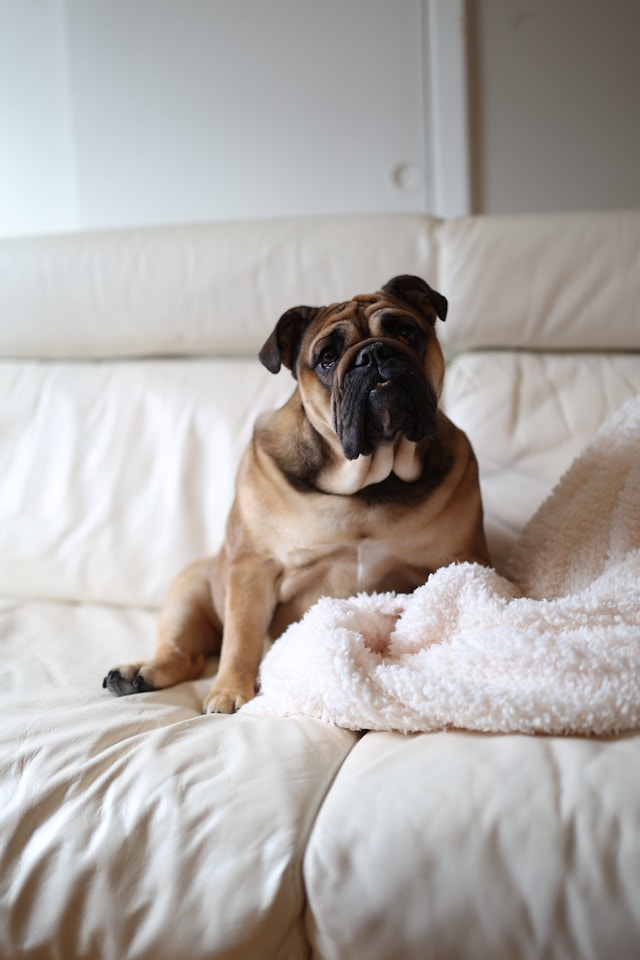
#> input picture dog.jpg, 640 x 960 px
$ python main.py
#> lines starting #> are read from the running program, lines starting #| are printed output that depends on the picture
import numpy as np
import cv2 as oc
import math

def imageWindow(asciiImage, image, gray_small):
    oc.namedWindow('ASCII Art', oc.WINDOW_NORMAL)
    oc.imshow("ASCII Art", asciiImage)

    # [5 lines of commented-out code are left out]

    oc.waitKey(0)
    oc.destroyAllWindows()


def monoChrome(image, fac):
    substitution = "Ñ@#W$9876543210?!abc "
    gray = oc.cvtColor(image, oc.COLOR_BGR2GRAY)
    gray_small = oc.resize(gray, (0, 0), fx=fac, fy=fac, interpolation=oc.INTER_AREA)
    h, w = gray_small.shape
    char_w, char_h = 10, 10
    asciiImage = np.zeros((h * char_h, w * char_w, 3), dtype=np.uint8)

    for i in range(h):
        for j in range(w):
            brightness = gray_small[i, j]
            ind = (255 - int(brightness)) * len(substitution) // 256
            char = substitution[ind]
            x, y = j * char_w, i * char_h + char_h
            oc.putText(asciiImage, char, (x, y), oc.FONT_HERSHEY_PLAIN, 1, (255, 255, 255), 1)
    oc.imwrite("asciiArt_binary.jpg", asciiImage)
    imageWindow(asciiImage, image, gray_small)\

def colourImage(image, fac):
    substitution = "Ñ@#W$9876543210?!abc"
    image_small = oc.resize(image, (0, 0), fx=fac, fy=fac, interpolation=oc.INTER_AREA)
    h, w, z = image_small.shape
    char_w, char_h = 10, 10
    asciiImage = np.ones((h * char_h, w * char_w, 3), dtype=np.uint8)

    for i in range(h):
        for j in range(w):
            brightness = (image_small[i][j][0] + image_small[i][j][1] + image_small[i][j][2])/3
            ind = (255 - int(brightness)) * len(substitution) // 256
            char = substitution[ind]
            x, y = j * char_w, i * char_h + char_h
            oc.putText(asciiImage, char, (x, y), oc.FONT_HERSHEY_PLAIN, 0.5,tuple(map(int,image_small[i,j])),1)
    oc.imwrite("asciiArt_colour.jpg", asciiImage)
    imageWindow(asciiImage, image, image_small)


image = oc.imread('dog.jpg')
#> image is the input picture: shape (960, 640, 3); mean B, G, R 166.8, 169.9, 175
colourImage(image, 0.1)
#> in colourImage, `image_small = oc.resize(image, (0, 0), fx=fac, fy=fac, interpolation=o..`:
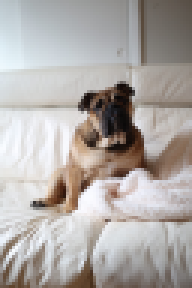
#> image_small: shape (96, 64, 3) (shown 3 times larger); mean B, G, R 166.8, 169.9, 175
#> after the loop in colourImage, `for i in range(h):`:
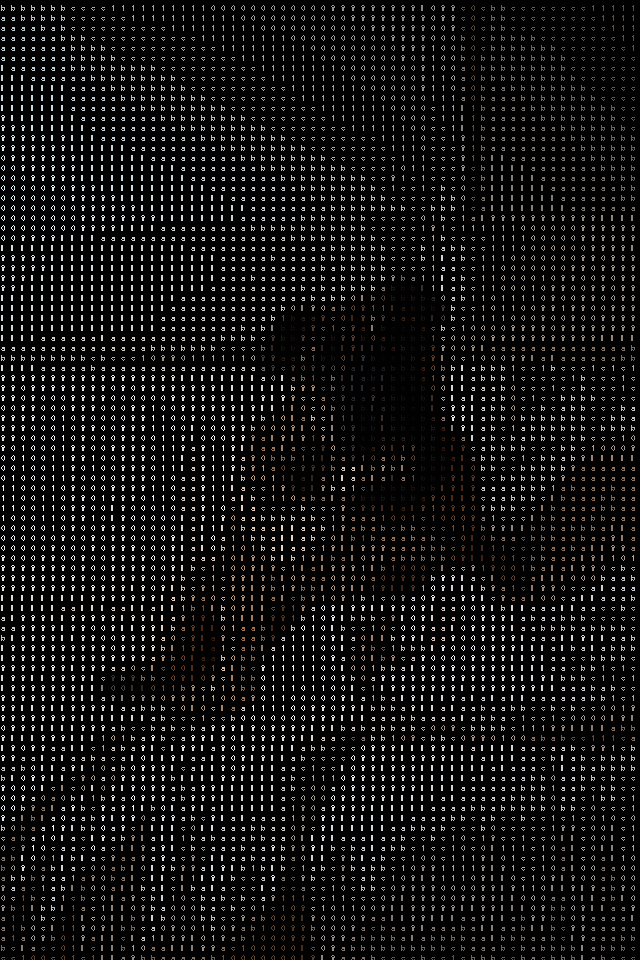
#> asciiImage: shape (960, 640, 3); mean B, G, R 19.1, 19.4, 20
monoChrome(image, 0.1)
#> in monoChrome, `gray = oc.cvtColor(image, oc.COLOR_BGR2GRAY)`:
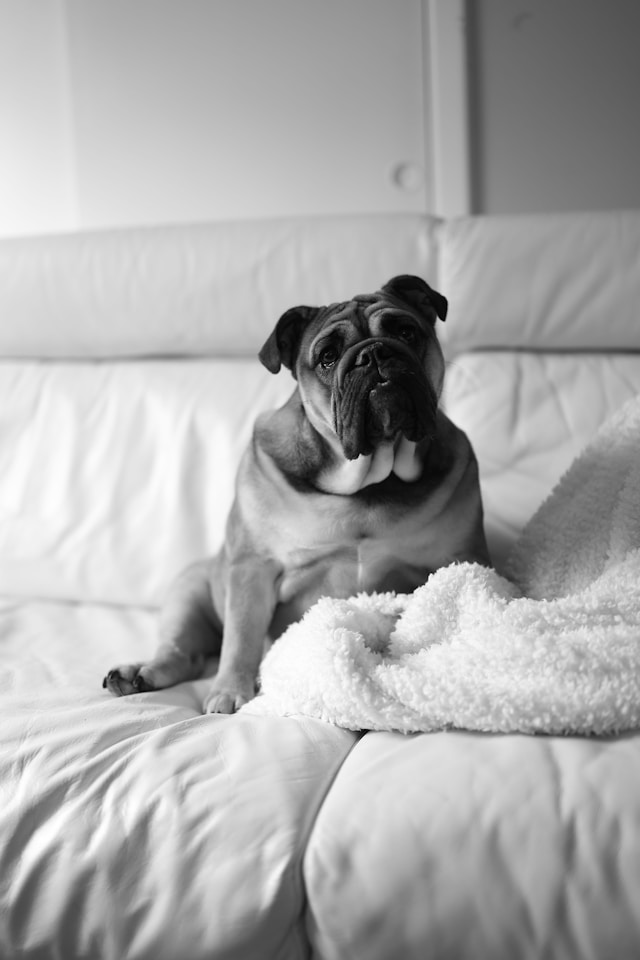
#> gray: shape (960, 640); min 0, max 255, mean 171.1
#> in monoChrome, `gray_small = oc.resize(gray, (0, 0), fx=fac, fy=fac, interpolation=oc...`:
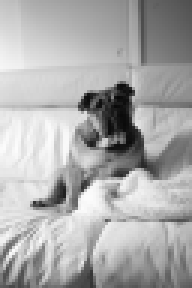
#> gray_small: shape (96, 64) (shown 3 times larger); min 8, max 252, mean 171.1
#> after the loop in monoChrome, `for i in range(h):`:
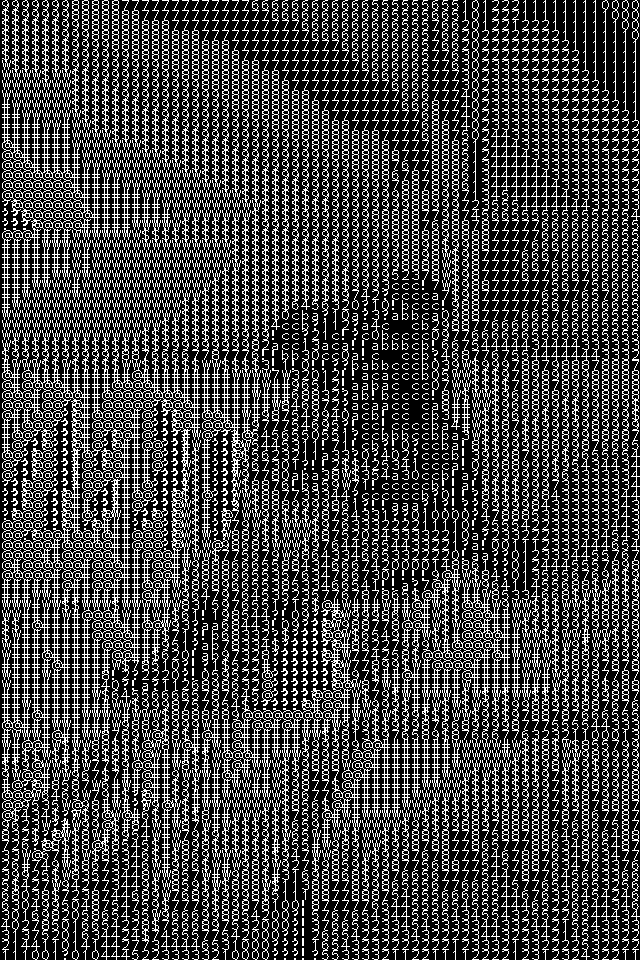
#> asciiImage: shape (960, 640, 3); 26.5% white in thin lines or dots

$ run again, with img.jpg copied over dog.jpg
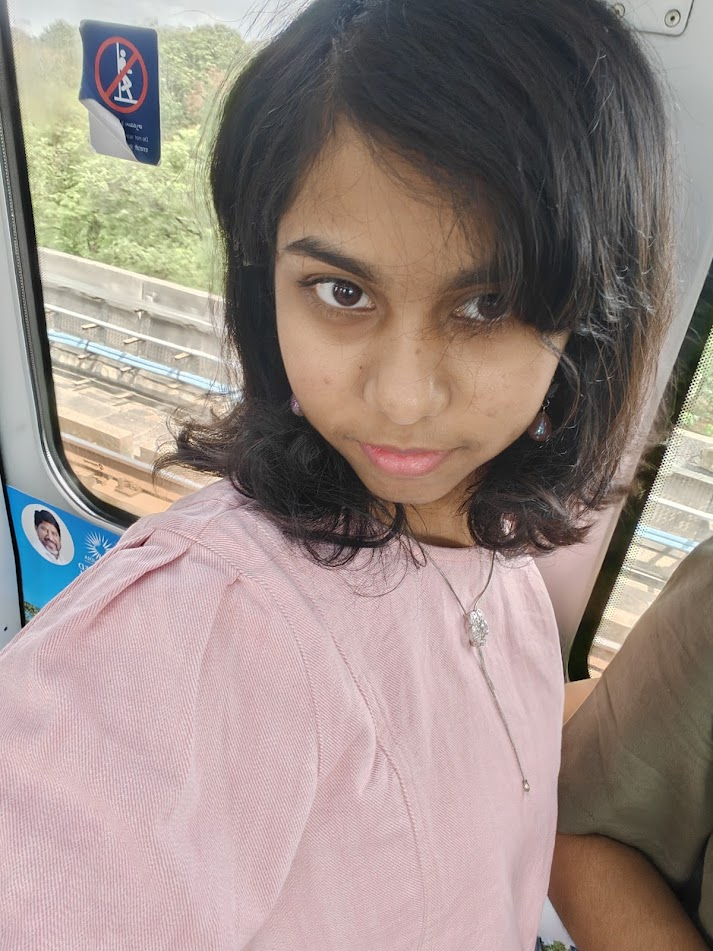
#> input picture img.jpg, 713 x 951 px
#> image is the input picture: shape (951, 713, 3); mean B, G, R 132.9, 138.5, 153.4
#> after the loop in colourImage, `for i in range(h):`:
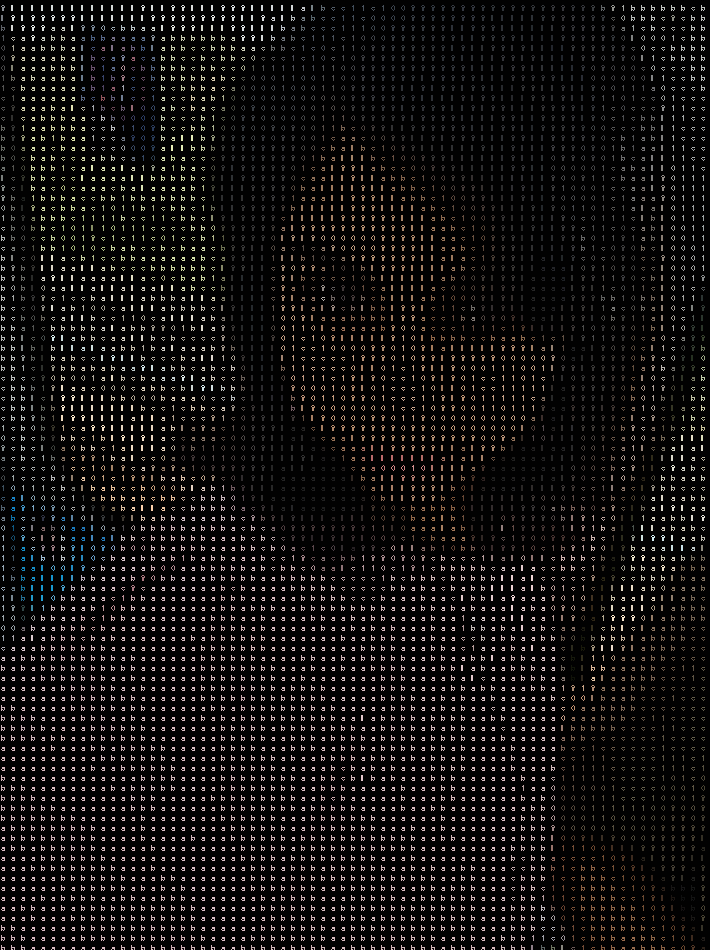
#> asciiImage: shape (950, 710, 3); mean B, G, R 15.8, 16.3, 18
#> after the loop in monoChrome, `for i in range(h):`:
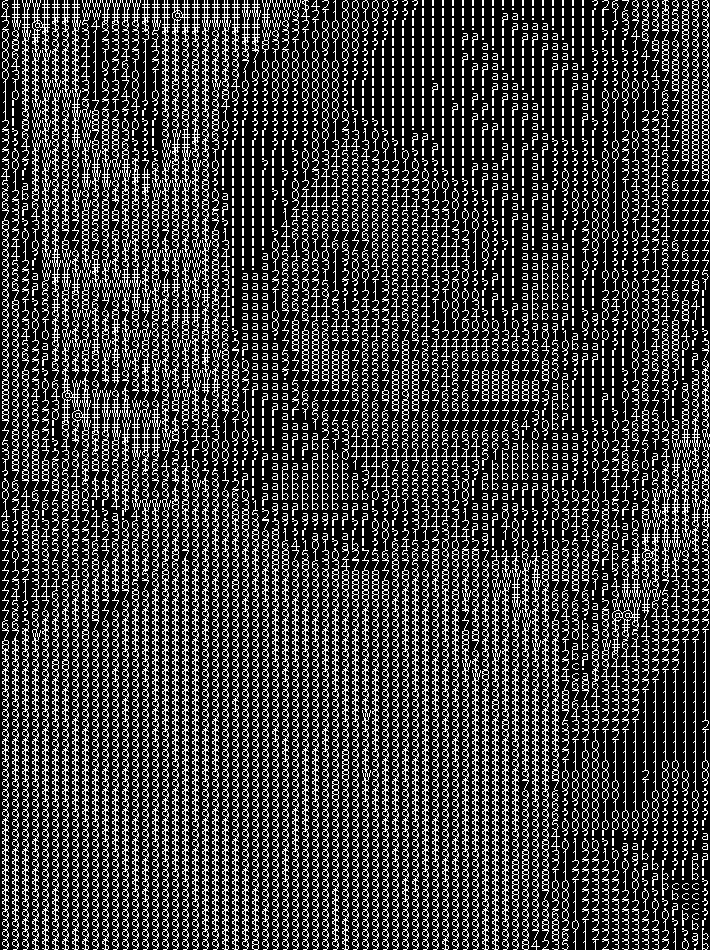
#> asciiImage: shape (950, 710, 3); 23.6% white in thin lines or dots
